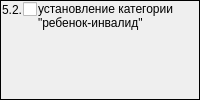
                  <widget class="QFrame" name="frame_2">
                   <property name="sizePolicy">
                    <sizepolicy hsizetype="Expanding" vsizetype="Preferred">
                     <horstretch>0</horstretch>
                     <verstretch>0</verstretch>
                    </sizepolicy>
                   </property>
                   <property name="frameShape">
                    <enum>QFrame::Panel</enum>
                   </property>
                   <property name="frameShadow">
                    <enum>QFrame::Plain</enum>
                   </property>
                   <property name="lineWidth">
                    <number>1</number>
                   </property>
                   <layout class="QGridLayout" name="gridLayout_6">
                    <property name="margin">
                     <number>1</number>
                    </property>
                    <property name="spacing">
                     <number>1</number>
                    </property>
                    <item row="0" column="0">
                     <widget class="QLabel" name="label_15">
                      <property name="sizePolicy">
                       <sizepolicy hsizetype="Fixed" vsizetype="Preferred">
                        <horstretch>0</horstretch>
                        <verstretch>0</verstretch>
                       </sizepolicy>
                      </property>
                      <property name="text">
                       <string>5.2.</string>
                      </property>
                     </widget>
                    </item>
                    <item row="0" column="1">
                     <widget class="QCheckBox" name="chkPurposeDirectionMSI52">
                      <property name="sizePolicy">
                       <sizepolicy hsizetype="Fixed" vsizetype="Fixed">
                        <horstretch>0</horstretch>
                        <verstretch>0</verstretch>
                       </sizepolicy>
                      </property>
                      <property name="text">
                       <string/>
                      </property>
                     </widget>
                    </item>
                    <item row="0" column="2" rowspan="2">
                     <widget class="QLabel" name="lblPurposeDirectionMSI52">
                      <property name="text">
                       <string>установление категории &quot;ребенок-инвалид&quot;</string>
                      </property>
                      <property name="alignment">
                       <set>Qt::AlignLeading|Qt::AlignLeft|Qt::AlignTop</set>
                      </property>
                      <property name="wordWrap">
                       <bool>true</bool>
                      </property>
                     </widget>
                    </item>
                   </layout>
                  </widget>
